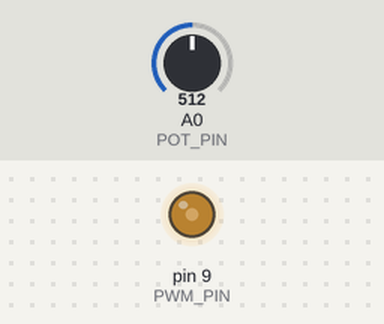
A sketch run on a simulated Arduino Uno, built with avr-gcc and run on an emulated ATmega328P. On the bench: output pins drawn as LEDs (lit = HIGH). The test bench sets the inputs (shaded band); at power-on: A0 (POT_PIN) = 512.

Above: at 1.2 s.
1.3 s: A0 (POT_PIN) set to 716
At 2.5 s:
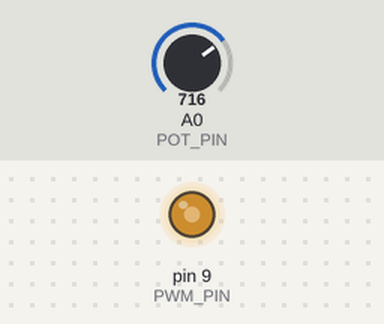
2.9 s: A0 (POT_PIN) set to 1023
At 3.6 s:
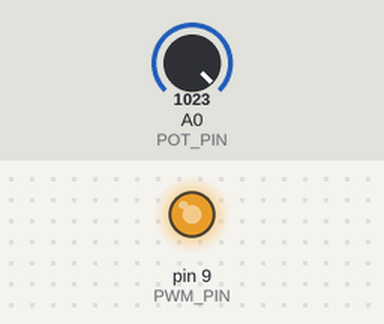
4.5 s: A0 (POT_PIN) set to 0
At 5.1 s:
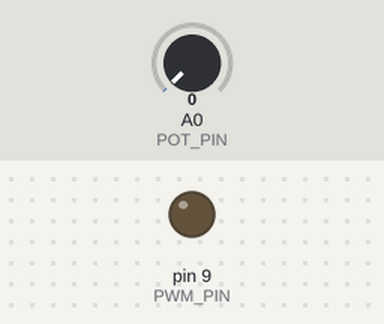
Timing chart, 0 to 7.5 s (numbered marks = the images above; inputs shaded):
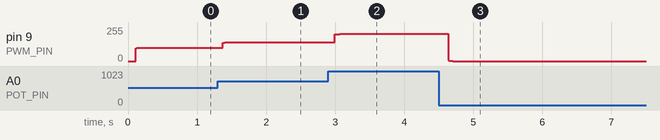

Measured:
- after the input at 1.3 s, pin 9 (PWM_PIN): 101/255 → 141/255 after 0.07 s
- after the input at 2.9 s, pin 9 (PWM_PIN): 141/255 → 203/255 after 0.10 s
- after the input at 4.5 s, pin 9 (PWM_PIN): 203/255 → 0/255 after 0.14 s

The sketch:

463arduino.ino
```cpp
// Arduino UNO: ~1.5 kHz PWM on D9 (Timer1)
// Pot on A0 controls duty (0..80%)

#define PWM_PIN   9
#define POT_PIN   A0

#define PWM_TOP   1333          // ~1.5 kHz with prescaler 8
#define DUTY_MAX  1067          // 80% of 1334 counts

void setup() {
  pinMode(PWM_PIN, OUTPUT);

  // ---- Timer1: Fast PWM, TOP=ICR1, non-inverting on OC1A (D9) ----
  TCCR1A = 0;
  TCCR1B = 0;
  TCNT1  = 0;

  ICR1  = PWM_TOP;              // sets frequency
  OCR1A = 0;                    // start at 0% duty

  TCCR1A |= (1 << COM1A1);      // OC1A non-inverting
  TCCR1A |= (1 << WGM11);
  TCCR1B |= (1 << WGM12) | (1 << WGM13); // Fast PWM, mode 14

  TCCR1B |= (1 << CS11);        // prescaler = 8
}

void loop() {
  int pot = analogRead(POT_PIN);   // 0..1023

  // 0..80% duty
  uint16_t duty = (uint32_t)pot * DUTY_MAX / 1023;

  // Basit yumuşatma
  static uint16_t duty_filt = 0;
  duty_filt = (duty_filt * 7 + duty) / 8;

  OCR1A = duty_filt;

  delay(5);
}
```
